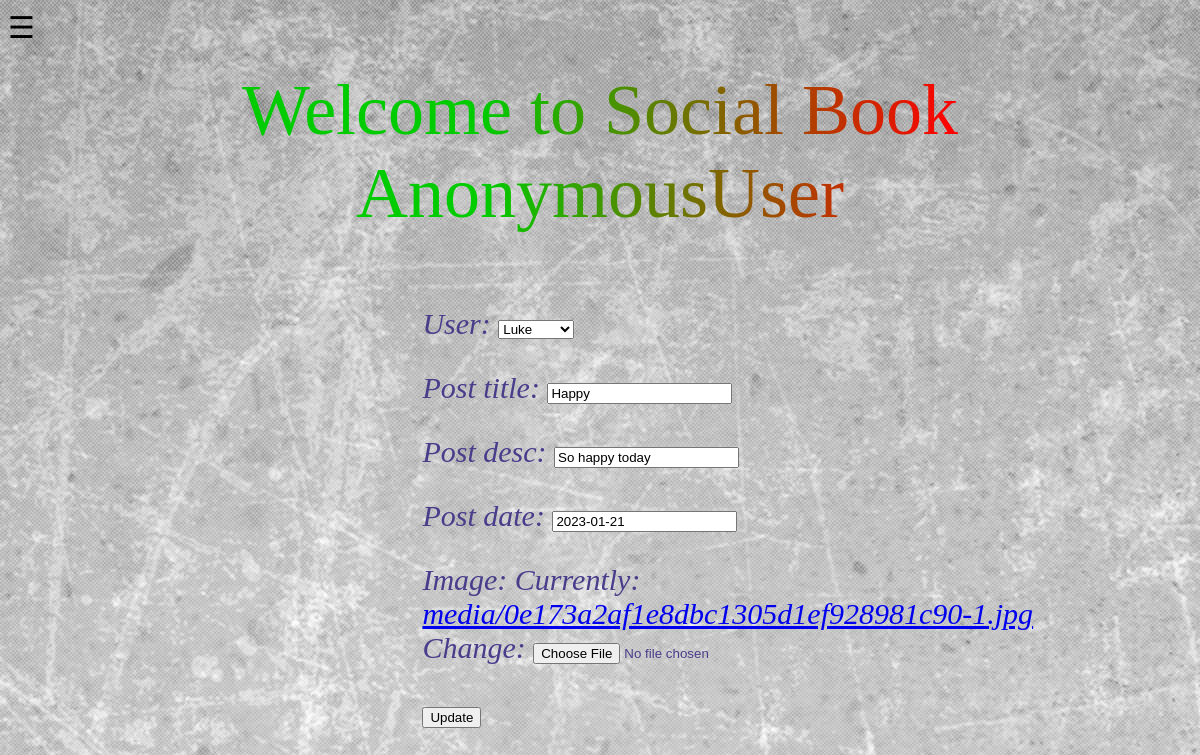
Page /edit/2 on the committed database.
### myapp/models.py (models this page shows, shortened)
class Post(models.Model):
    user = models.ForeignKey(Member, on_delete=models.CASCADE)
    post_title = models.CharField(max_length=500, default="")
    post_desc = models.CharField(max_length=500, default="")
    post_date = models.DateField()
    image = models.ImageField(upload_to="media", default="")

### myapp/views.py (the view)
# urls.py: path('edit/<id>', views.edit, name="edit"),
def edit(request, id):
    context = {}
    obj = get_object_or_404(Post, id=id)
    form = PostForm(request.POST or None, instance=obj)
    if form.is_valid():
        form.save()
        return redirect("index")
    context["form"] = form
    return render(request, "edit.html", context)

### myapp/forms.py
class PostForm(forms.ModelForm):
    class Meta:
        model = Post
        fields = '__all__'

### myapp/models.py (called while the page is built)
    def __str__(self):
        return self.username

### templates/edit.html (shortened to what this page needs)
{% extends 'base.html' %}
{% block body %}
    <div class="col-md-12 ri">
<p class="linear-wipe"> Welcome to Social Book {{ request.user }}</p>
</div>
<div class="container-fluid">
 <form method="post" enctype="multipart/form-data">
        {{form.as_p}}
        <button type="submit">Update</button>
    </form>
</div>
{% endblock body %}

### templates/base.html (style rules this page uses)
body { font-family: 'Lato', sans-serif; }

### templates/edit.html (style rules this page uses)
body { font-family: "Lato", sans-serif; transition: background-color .5s; background-image:url(/media/media/6.jpg) }
.linear-wipe { font-size: 450%; font-family:Showcard Gothic; margin-top:2%; background: linear-gradient(to right, #0C0 20%, #F00 40%, #0F6 60%, #009 80%); background-size: 200% auto; text-align: center; color: #000; text-fill-color: transparent; -webkit-background-clip: text; -webkit-text-fill-color: transparent; animation: shine 2s linear infinite; }
form { font-size: 30px ; color: darkslateblue; width: 60%; margin-left:35%; font-style: oblique; font-family: "Century Gothic" }

### rows in the picture
Post: user "Luke", post_title "Happy", post_desc "So happy today", post_date "2023-01-21"

### other values in the picture
{{ request.user }} "AnonymousUser"
